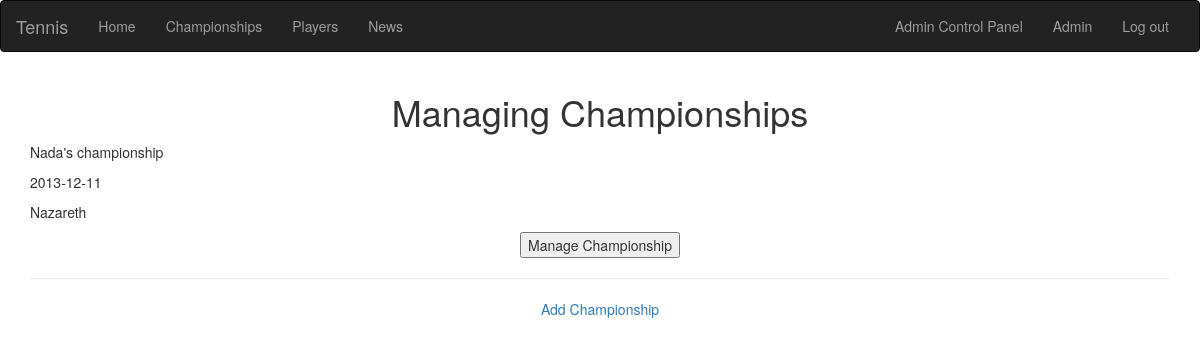
Page /acp/championships (signed in) on the earlier database version.
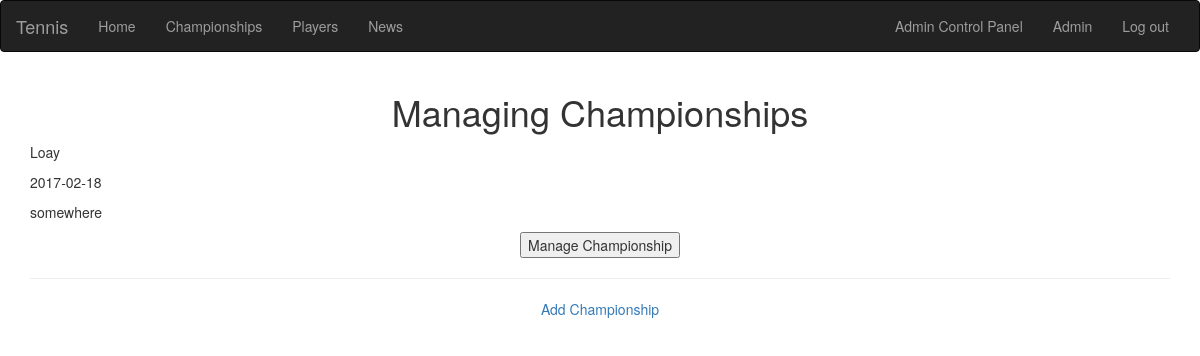
Same page on the later database version.
### database_setup.py (models this page shows, shortened)
class User(Base):
    __tablename__ = 'user'
    id = Column(Integer, primary_key=True)
    name = Column(String(255))
    country = Column(String(255))
    email = Column(String(255), unique=True)
    photo = Column(String(255), unique=True)
    password_hash = Column(String(255))
    gender=Column(String)
    dob=Column(Date)
    admin=Column(Boolean)

class Championship(Base):
    __tablename__='championship'
    id=Column(Integer, primary_key=True)
    name=Column(String(255))
    date=Column(Date)
    place=Column(String)

### web_app.py (the view)
@app.route('/acp/championships')
def ManageChampionships():
	if login_session is None:
		flash("You must be logged in to do this.")
		return redirect(url_for('login'))
	user=dbsession.query(User).filter_by(id=login_session['id']).first()
	if (not user.admin):
		flash("You are not authorized to do this.")
		return redirect(url_for('main'))
	championships=dbsession.query(Championship).all()
	return render_template('ManageChampionships.html', championships=championships)

### templates/ManageChampionships.html (shortened to what this page needs)
{% extends "layout.html" %}
{% block body %}
<center><h1>Managing Championships</h1></center>
{% for championship in championships %}
<form action="{{ url_for('ManageChampionship', id=championship.id) }}" method="get">
<p>{{championship.name}}</p>
<p>{{championship.date}}</p>
<p>{{championship.place}}</p>
<center><p><input type="submit" value="Manage Championship"></p></center>
</form>
<hr>
{% endfor %}
<p><center><a href="{{ url_for('AddChampionship') }}">Add Championship</a></center></p>
{% endblock %}

### templates/layout.html (shortened to what this page needs)
<!doctype html>
  <link rel="stylesheet" href="https://maxcdn.bootstrapcdn.com/bootstrap/3.3.7/css/bootstrap.min.css">
<div>
<center>
<nav class="navbar navbar-inverse">
  <div class="container-fluid">
    <div class="navbar-header">
      <a class="navbar-brand" href="{{ url_for('main') }}">Tennis</a>
    </div>
    <div class="collapse navbar-collapse" id="myNavbar">
      <ul class="nav navbar-nav">
        <li><a href="{{ url_for('main') }}">Home</a></li>
        <li><a href="{{ url_for('championships') }}">Championships</a></li>
        <li><a href="{{ url_for('players') }}">Players</a></li>
        <li><a href="{{ url_for('news') }}">News</a></li>
      </ul>
      <ul class="nav navbar-nav navbar-right">
      {% if 'id' not in session %}
        <li><a href="{{ url_for('signup') }}"><span class="glyphicon glyphicon-user"></span> Sign Up</a></li>
        <li><a href="{{ url_for('login') }}"><span class="glyphicon glyphicon-log-in"></span> Login</a></li>
      {% else %}
        {% if session['admin'] == True %}
        <li><a href="{{url_for('admincp') }}">Admin Control Panel</a></li>
        {% endif %}
        <li><a href="{{ url_for('profile') }}">{{session['name']}}</a></li>
        <li><a href="{{ url_for('logout') }}">Log out</a></li>
      {% endif %}
      </ul>
    </div>
  </div>
</nav>
  </center>
  <div class="container">
  {% block body %}{% endblock %}
  </div>
</div>

Differences in the rows shown:
removed Championship: name "Nada's championship", date "2013-12-11", place "Nazareth"
added Championship: name "Loay", date "2017-02-18", place "somewhere"
